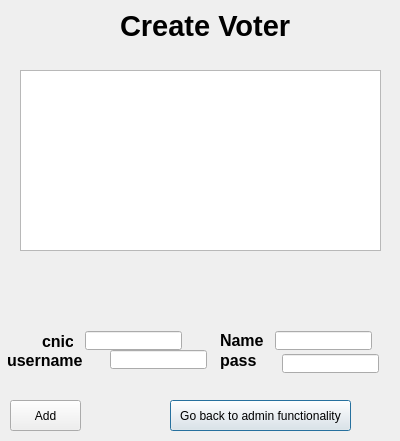
<?xml version="1.0" encoding="UTF-8"?>
<ui version="4.0">
 <class>addvoter</class>
 <widget class="QDialog" name="addvoter">
  <property name="geometry">
   <rect>
    <x>0</x>
    <y>0</y>
    <width>400</width>
    <height>441</height>
   </rect>
  </property>
  <property name="windowTitle">
   <string>Dialog</string>
  </property>
  <widget class="QPushButton" name="pushButton_2">
   <property name="geometry">
    <rect>
     <x>170</x>
     <y>400</y>
     <width>181</width>
     <height>31</height>
    </rect>
   </property>
   <property name="text">
    <string>Go back to admin functionality</string>
   </property>
  </widget>
  <widget class="QPushButton" name="pushButton">
   <property name="geometry">
    <rect>
     <x>10</x>
     <y>400</y>
     <width>71</width>
     <height>31</height>
    </rect>
   </property>
   <property name="text">
    <string>Add</string>
   </property>
  </widget>
  <widget class="QLineEdit" name="lineEdit">
   <property name="geometry">
    <rect>
     <x>85</x>
     <y>331</y>
     <width>97</width>
     <height>19</height>
    </rect>
   </property>
  </widget>
  <widget class="QLineEdit" name="lineEdit_3">
   <property name="geometry">
    <rect>
     <x>110</x>
     <y>350</y>
     <width>97</width>
     <height>19</height>
    </rect>
   </property>
  </widget>
  <widget class="QLabel" name="label_2">
   <property name="geometry">
    <rect>
     <x>220</x>
     <y>330</y>
     <width>51</width>
     <height>20</height>
    </rect>
   </property>
   <property name="font">
    <font>
     <pointsize>12</pointsize>
     <bold>true</bold>
    </font>
   </property>
   <property name="text">
    <string>Name</string>
   </property>
  </widget>
  <widget class="QTableView" name="tableView">
   <property name="geometry">
    <rect>
     <x>20</x>
     <y>70</y>
     <width>361</width>
     <height>181</height>
    </rect>
   </property>
  </widget>
  <widget class="QLabel" name="label">
   <property name="geometry">
    <rect>
     <x>42</x>
     <y>331</y>
     <width>31</width>
     <height>20</height>
    </rect>
   </property>
   <property name="font">
    <font>
     <pointsize>12</pointsize>
     <bold>true</bold>
    </font>
   </property>
   <property name="text">
    <string>cnic</string>
   </property>
  </widget>
  <widget class="QLineEdit" name="lineEdit_2">
   <property name="geometry">
    <rect>
     <x>275</x>
     <y>331</y>
     <width>97</width>
     <height>19</height>
    </rect>
   </property>
   <property name="text">
    <string/>
   </property>
  </widget>
  <widget class="QLabel" name="label_3">
   <property name="geometry">
    <rect>
     <x>7</x>
     <y>350</y>
     <width>81</width>
     <height>20</height>
    </rect>
   </property>
   <property name="font">
    <font>
     <pointsize>12</pointsize>
     <bold>true</bold>
    </font>
   </property>
   <property name="text">
    <string>username</string>
   </property>
  </widget>
  <widget class="QLineEdit" name="lineEdit_4">
   <property name="geometry">
    <rect>
     <x>282</x>
     <y>354</y>
     <width>97</width>
     <height>19</height>
    </rect>
   </property>
  </widget>
  <widget class="QLabel" name="label_4">
   <property name="geometry">
    <rect>
     <x>220</x>
     <y>350</y>
     <width>51</width>
     <height>20</height>
    </rect>
   </property>
   <property name="font">
    <font>
     <pointsize>12</pointsize>
     <bold>true</bold>
    </font>
   </property>
   <property name="text">
    <string>pass</string>
   </property>
  </widget>
  <widget class="QLabel" name="label_5">
   <property name="geometry">
    <rect>
     <x>120</x>
     <y>10</y>
     <width>251</width>
     <height>31</height>
    </rect>
   </property>
   <property name="font">
    <font>
     <pointsize>22</pointsize>
     <bold>true</bold>
    </font>
   </property>
   <property name="text">
    <string>Create Voter</string>
   </property>
  </widget>
 </widget>
 <resources/>
 <connections/>
</ui>
